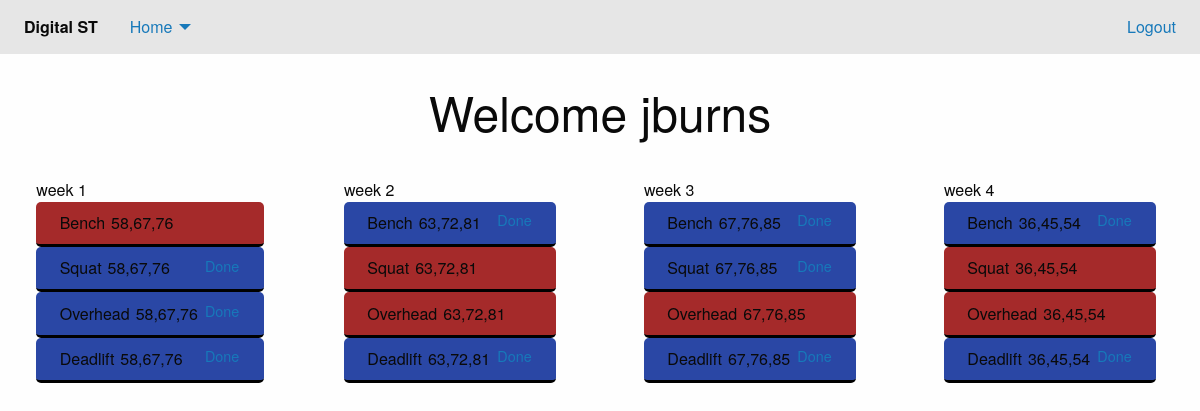
The page /home/ (signed in) on the database its author committed.
### strength_trainer/models.py (models this page shows, shortened)
class WorkoutWeek(models.Model):
    length = 250
    name = models.CharField(max_length=length)
    prettyName = models.CharField(max_length=length)
    bench = models.CharField(max_length=length)
    bench_done = models.BooleanField(default=False)
    squat = models.CharField(max_length=length)
    squat_done = models.BooleanField(default=False)
    deadlift = models.CharField(max_length=length)
    deadlift_done = models.BooleanField(default=False)
    overhead = models.CharField(max_length=length)
    overhead_done = models.BooleanField(default=False)
    associated_workout = models.ForeignKey(
        NewWorkout,
        on_delete=models.CASCADE
    )

### strength_trainer/views.py (the view, shortened to what this page needs)
# urls.py: path('home/', views.home),
@login_required(login_url="/")
def home(request):
    if request.method == "GET":
        cur_user = request.user
        has_workout = NewWorkout.objects.filter(user_id=cur_user.id).count()
        workout_dict = {}
        workout_dict['workout_weeks'] = []
        user_workout = NewWorkout.objects.get(user_id=cur_user.id)
        user_workout_weeks = WorkoutWeek.objects.filter(associated_workout=user_workout.id)
        for week in user_workout_weeks:
            workout_dict['workout_weeks'] += [{
                "name": week.name,
                "pretty_name": week.prettyName,
                "bench": week.bench,
                "bench_done": week.bench_done,
                "squat": week.squat,
                "squat_done": week.squat_done,
                "deadlift": week.deadlift,
                "deadlift_done": week.deadlift_done,
                "overhead": week.overhead,
                "overhead_done": week.overhead_done,
            }]
        context = {
            "user": request.user.username,
            "hasWorkout": True,
            "workoutWeeks": workout_dict['workout_weeks'],
        }
        print(context)
        return render(request, "home.html", context)

### strength_trainer/templates/home.html (shortened to what this page needs)
{% extends "base.html" %}
{% load static %}
{% block css %}
<link rel="stylesheet" href="{% static "css/home.css" %}">
{% endblock css %}
{% block body %}
    <div class="grid-container">
        <div class="grid-x grid-padding-x">
            <div class="large-12 medium-12 small-12">&nbsp;</div>
            <div class='text-center large-12 medium-12 small-12'>
                <h1>Welcome {{ user }} </h1>
            </div>
            {% if hasWorkout %}
            <div class="large-12 medium-12 small-12">&nbsp;</div>
            {% for week in workoutWeeks %}
            <div class="large-3 medium-3 small-6">
                <div class="grid-y" style="height: 30%;">
                    <div class="grid-container">
                    <div class="large-12">{{ week.pretty_name }}</div>
                        {% if week.bench_done %}
                        <div class="large-12 workout-divs done">
                            <div class="grid-container">
                                <p class="large-4 medium-3 small-3 workout-cell left-cell">Bench</p>
                                <p class="large-4 medium-3 small-3 workout-cell center-cell">{{ week.bench }}</p>
                            </div>
                        </div>
                        {% else %}
                        <div class="large-12 workout-divs">
                            <div class="grid-container">
                                <p class="large-4 medium-4 small-4 workout-cell left-cell">Bench</p>
                                <p class="large-4 medium-4 small-4 workout-cell center-cell">{{ week.bench }}</p>
                                <a class="large-4 medium-4 small-4 workout-cell right-cell clear button" href="/update/{{week.name}}/bench/">Done</a>
                            </div>
                        </div>
                        {% endif %}
                        {% if week.squat_done %}
                        <div class="large-12 workout-divs done">
                            <div class="grid-container">
                                <p class="large-4 medium-4 small-4 workout-cell left-cell">Squat</p>
                                <p class="large-4 medium-4 small-4 workout-cell center-cell">{{ week.squat }}</p>
                            </div>
                        </div>
                        {% else %}
                        <div class="large-12 workout-divs">
                            <div class="grid-container">
                                <p class="large-4 medium-4 small-4 workout-cell left-cell">Squat</p>
                                <p class="large-4 medium-4 small-4 workout-cell center-cell">{{ week.squat }}</p>
                                <a class="large-4 medium-4 small-4 workout-cell right-cell clear button" href="/update/{{week.name}}/squat/">Done</a>
                            </div>
                        </div>
                        {% endif %}
                        {% if week.overhead_done %}
                        <div class="large-12 workout-divs done">
                            <div class="grid-container">
                                <p class="large-4 medium-4 small-4 workout-cell left-cell">Overhead</p>
                                <p class="large-4 medium-4 small-4 workout-cell center-cell">{{ week.overhead }}</p>
                            </div>
                        </div>
                        {% else %}
                        <div class="large-12 workout-divs">
                            <div class="grid-container">
                                <p class="large-4 medium-4 small-4 workout-cell left-cell">Overhead</p>
                                <p class="large-4 medium-4 small-4 workout-cell center-cell">{{ week.overhead }}</p>
                                <a class="large-4 medium-4 small-4 workout-cell right-cell clear button" href="/update/{{week.name}}/overhead/">Done</a>
                            </div>
                        </div>
                        {% endif %}
                        {% if week.deadlift_done %}
                        <div class="large-12 workout-divs done">
                            <div class="grid-container">
                                <p class="large-4 medium-4 small-4 workout-cell left-cell">Deadlift</p>
                                <p class="large-4 medium-4 small-4 workout-cell center-cell">{{ week.deadlift }}</p>
                            </div>
                        </div>
                        {% else %}
                        <div class="large-12 workout-divs">
                            <div class="grid-container">
                                <p class="large-4 medium-4 small-4 workout-cell left-cell">Deadlift</p>
                                <p class="large-4 medium-4 small-4 workout-cell center-cell">{{ week.deadlift }}</p>
                                <a class="large-4 medium-4 small-4 workout-cell right-cell clear button" href="/update/{{week.name}}/deadlift/">Done</a>
                            </div>
                        </div>
                        {% endif %}
                    </div>
                </div>
            </div>
            {% endfor %}
            {% endif %}
        </div>
    </div>
{% endblock %}

### strength_trainer/static/css/home.css (style rules this page uses)
.workout-divs { background-color: rgb(42, 71, 165); border-bottom: 3px solid black; border-radius: 5px; padding: .7vw; }
.done { background-color: rgb(165, 42, 42); }
.workout-divs p { display: inline-block; }
.workout-cell { padding: 0px; margin: 0px; }
.right-cell { padding-left: .5vw; padding-top: .2vw; text-align: right; float: right; }
.center-cell { padding-left: .5vw; text-align: right; }
.left-cell { text-align: left; float: left; }

### rows shown on the page
WorkoutWeek: pretty_name "week 1", bench "58,67,76", squat "58,67,76", overhead "58,67,76", deadlift "58,67,76"
WorkoutWeek: pretty_name "week 2", bench "63,72,81", squat "63,72,81", overhead "63,72,81", deadlift "63,72,81"
WorkoutWeek: pretty_name "week 3", bench "67,76,85", squat "67,76,85", overhead "67,76,85", deadlift "67,76,85"
WorkoutWeek: pretty_name "week 4", bench "36,45,54", squat "36,45,54", overhead "36,45,54", deadlift "36,45,54"

### other values the page prints
{{ user }} "jburns"
